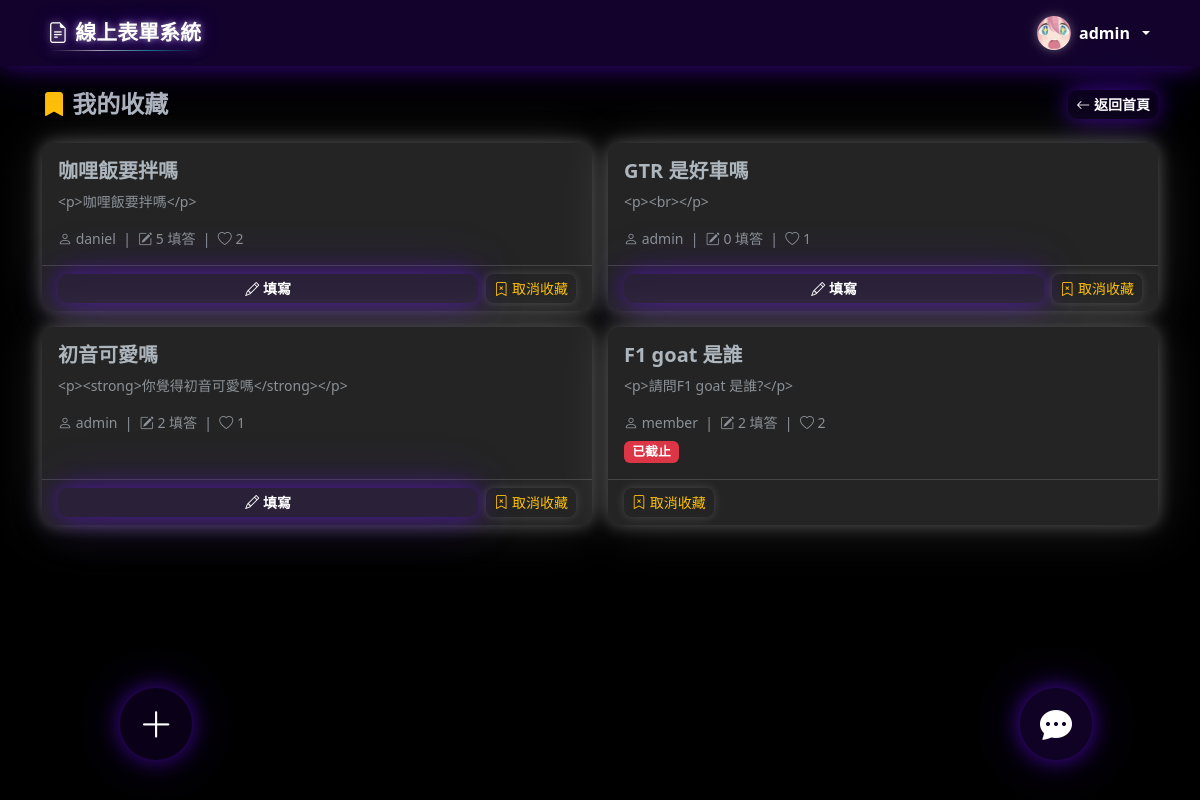
The app's page /member/bookmarks.php (signed in) with its own data.
### tables this page shows
CREATE TABLE `users` (
  `id` int(11) NOT NULL AUTO_INCREMENT,
  `username` varchar(50) NOT NULL,
  `password` varchar(255) NOT NULL,
  `email` varchar(100) NOT NULL,
  `role` enum('admin','member') DEFAULT 'member',
  `group_id` int(11) DEFAULT NULL,
  `avatar` varchar(255) DEFAULT NULL,
  `profile_bg` varchar(255) DEFAULT NULL,
  `created_at` timestamp NOT NULL DEFAULT current_timestamp(),
  `bio` text DEFAULT NULL,
  `profile_bg_ratio` tinyint(4) NOT NULL DEFAULT 7,
  PRIMARY KEY (`id`),
  UNIQUE KEY `username` (`username`),
  UNIQUE KEY `email` (`email`),
  KEY `group_id` (`group_id`),
  CONSTRAINT `users_ibfk_1` FOREIGN KEY (`group_id`) REFERENCES `groups` (`id`) ON DELETE SET NULL
);

CREATE TABLE `forms` (
  `id` int(11) NOT NULL AUTO_INCREMENT,
  `user_id` int(11) NOT NULL,
  `title` varchar(255) NOT NULL,
  `description` text DEFAULT NULL,
  `cover_image` varchar(255) DEFAULT NULL,
  `target_group` int(11) DEFAULT NULL,
  `start_date` datetime DEFAULT NULL,
  `end_date` datetime DEFAULT NULL,
  `allow_multiple` tinyint(1) DEFAULT 0,
  `is_published` tinyint(1) DEFAULT 0,
  `created_at` timestamp NOT NULL DEFAULT current_timestamp(),
  `show_stats` tinyint(1) DEFAULT 1,
  `anonymous_responses` tinyint(1) DEFAULT 0,
  `show_on_index` tinyint(1) NOT NULL DEFAULT 1,
  `response_scope` enum('all_members','club_members') NOT NULL DEFAULT 'all_members',
  `club_id` int(11) DEFAULT NULL,
  PRIMARY KEY (`id`),
  KEY `user_id` (`user_id`),
  KEY `target_group` (`target_group`),
  CONSTRAINT `forms_ibfk_1` FOREIGN KEY (`user_id`) REFERENCES `users` (`id`) ON DELETE CASCADE,
  CONSTRAINT `forms_ibfk_2` FOREIGN KEY (`target_group`) REFERENCES `groups` (`id`) ON DELETE SET NULL
);

### config/session.php (called while the page is built, shortened)
<?php
function isLoggedIn() {
    return isset($_SESSION['user_id']);
}
function assetUrl($path) {
    if (strpos($path, '/uploads/') === 0) {
        return APP_BASE . $path;
    }
    return $path;
}

### member/bookmarks.php (the view, shortened to what this page needs)
<?php
require_once '../config/session.php';
require_once '../config/db.php';
$user_id = $_SESSION['user_id'];
$now = date('Y-m-d H:i:s');
$stmt = mysqli_prepare($conn, "
    SELECT f.id, f.title, f.description, f.end_date, f.is_published,
           u.username AS author,
           fb.created_at AS bookmarked_at,
           COALESCE(fr.response_count, 0) AS response_count,
           COALESCE(fl.like_count, 0) AS like_count
    FROM form_bookmarks fb
    JOIN forms f ON fb.form_id = f.id
    JOIN users u ON f.user_id = u.id
    LEFT JOIN (SELECT form_id, COUNT(*) AS response_count FROM form_responses GROUP BY form_id) fr ON f.id = fr.form_id
    LEFT JOIN (SELECT form_id, COUNT(*) AS like_count FROM form_likes GROUP BY form_id) fl ON f.id = fl.form_id
    WHERE fb.user_id = ?
    ORDER BY fb.created_at DESC
");
mysqli_stmt_bind_param($stmt, 'i', $user_id);
mysqli_stmt_execute($stmt);
$forms = mysqli_stmt_get_result($stmt);
require_once '../config/header.php';
?>
<div class="d-flex justify-content-between align-items-center mb-4">
    <h4 class="fw-bold mb-0"><i class="bi bi-bookmark-fill text-warning"></i> 我的收藏</h4>
    <a href="<?= REL_BASE ?>index.php" class="btn btn-glow-primary btn-sm">
        <i class="bi bi-arrow-left"></i> 返回首頁
    </a>
</div>
<?php if (mysqli_num_rows($forms) === 0): ?>
    <div class="text-center py-5 text-muted">
        <i class="bi bi-bookmark" style="font-size:3rem;"></i>
        <p class="mt-3">尚未收藏任何表單</p>
        <a href="<?= REL_BASE ?>index.php" class="btn btn-glow-primary btn-sm">去探索表單</a>
    </div>
<?php else: ?>
    <div class="row g-3">
        <?php while ($form = mysqli_fetch_assoc($forms)): ?>
        <div class="col-md-6">
            <div class="card h-100">
                <div class="card-body">
                    <h5 class="fw-bold"><?= htmlspecialchars($form['title']) ?></h5>
                    <?php if ($form['description']): ?>
                        <p class="text-muted small"><?= htmlspecialchars(mb_substr($form['description'], 0, 80)) ?><?= mb_strlen($form['description']) > 80 ? '...' : '' ?></p>
                    <?php endif; ?>
                    <div class="text-muted small">
                        <i class="bi bi-person"></i> <?= htmlspecialchars($form['author']) ?>
                        &nbsp;|&nbsp;
                        <i class="bi bi-pencil-square"></i> <?= $form['response_count'] ?> 填答
                        &nbsp;|&nbsp;
                        <i class="bi bi-heart"></i> <?= $form['like_count'] ?>
                    </div>
                    <?php if (!$form['is_published']): ?>
                        <span class="badge bg-secondary mt-2">未發布</span>
                    <?php elseif ($form['end_date'] && $form['end_date'] < $now): ?>
                        <span class="badge bg-danger mt-2">已截止</span>
                    <?php endif; ?>
                </div>
                <div class="card-footer bg-transparent d-flex gap-2">
                    <?php if ($form['is_published'] && (!$form['end_date'] || $form['end_date'] >= $now)): ?>
                    <a href="<?= REL_BASE ?>form_view.php?id=<?= $form['id'] ?>" class="btn btn-glow-primary btn-sm flex-grow-1">
                        <i class="bi bi-pencil"></i> 填寫
                    </a>
                    <?php endif; ?>
                    <button class="btn btn-outline-warning btn-sm btn-remove-bookmark" data-id="<?= $form['id'] ?>">
                        <i class="bi bi-bookmark-x"></i> 取消收藏
                    </button>
                </div>
            </div>
        </div>
        <?php endwhile; ?>
    </div>
<?php endif; ?>
<?php require_once '../config/footer.php'; ?>

### config/header.php (shortened to what this page needs)
<?php
require_once __DIR__ . '/session.php';
?>
<!DOCTYPE html>
<html lang="zh-TW" id="html-root">
<head>
    <link rel="stylesheet" href="https://cdn.jsdelivr.net/npm/bootstrap@5.3.0/dist/css/bootstrap.min.css">
    <link rel="stylesheet" href="https://cdn.jsdelivr.net/npm/bootstrap-icons@1.10.5/font/bootstrap-icons.css">
    <link rel="stylesheet" href="<?= REL_BASE ?>css/style.css?v=<?= filemtime($_SERVER['DOCUMENT_ROOT'] . APP_BASE . '/css/style.css') ?>">
    <link rel="stylesheet" href="https://cdn.quilljs.com/1.3.7/quill.snow.css">
</head>
<body>
<nav class="navbar navbar-expand-lg navbar-dark bg-primary sticky-top">
    <div class="container">
        <a class="navbar-brand site-brand-neon fw-bold" href="<?= REL_BASE ?>index.php">
            <i class="bi bi-file-earmark-text"></i> 線上表單系統
        </a>
        <div class="collapse navbar-collapse" id="navbarNav">
            <ul class="navbar-nav align-items-center">
                <?php if (isLoggedIn()):
                    $uid = $_SESSION['user_id'];
                    $nav_avatar = null;
                    if (isset($conn)) {
                        $nav_row = mysqli_fetch_assoc(mysqli_query($conn, "SELECT avatar FROM users WHERE id = $uid"));
                        $nav_avatar = $nav_row['avatar'] ?? null;
                    }
                ?>
                <li class="nav-item dropdown">
                    <a class="nav-link dropdown-toggle d-flex align-items-center gap-2 py-2" href="#" data-bs-toggle="dropdown" data-bs-auto-close="outside">
                        <?php if (!empty($nav_avatar)): ?>
                            <img src="<?= htmlspecialchars(assetUrl($nav_avatar)) ?>" class="site-avatar"
                                 style="width:34px;height:34px;border-radius:50%;object-fit:cover;" alt="">
                        <?php endif; ?>
                        <span class="fw-semibold" style="font-size:1rem;"><?= htmlspecialchars($_SESSION['username']) ?></span>
                    </a>
                </li>
                <?php endif; ?>
            </ul>
        </div>
    </div>
</nav>
<div class="container mt-4">

### css/style.css (style rules this page uses)
:root { --glow-bg-alpha: 0.10; --glow-near-px: 22px; --glow-near-alpha: 0.55; --glow-far-px: 55px; --glow-far-alpha: 0.22; --glow-hover-near-px: 30px; --glow-hover-near-alpha: 0.78; --glow-hover-far-px: 70px; --glow-hover-far-alpha: 0.35; --glow-card-dark-near-px: 18px; --glow-card-dark-near-alpha: 0.30; --glow-card-dark-far-alpha: 0.13; --glow-sm-near-px: 10px; --glow-sm-near-alpha: 0.55; --glow-sm-far-px: 22px; --glow-sm-far-alpha: 0.22; --glow-white-near-px: 10px; --glow-white-near-alpha: 0.22; --glow-white-far-px: 28px; --glow-white-far-alpha: 0.09; --glow-white-hover-near-px: 16px; --glow-white-hover-near-alpha: 0.35; --glow-white-hover-far-px: 40px; --glow-white-hover-far-alpha: 0.14; }
body { background-color: var(--bs-body-bg, #f8f9fa); }
.navbar-brand { font-size: 1.3rem; }
.site-brand-neon { position: relative; display: inline-flex; align-items: center; gap: .42rem; padding: .2rem .35rem; border-radius: 8px; letter-spacing: .01em; text-shadow: 0 0 7px rgba(255, 255, 255, .58), 0 0 18px rgba(var(--bs-primary-rgb, 13,110,253), .62); transition: text-shadow .18s ease, filter .18s ease, transform .18s ease; }
.site-brand-neon::after { content: ""; position: absolute; left: .35rem; right: .35rem; bottom: .08rem; height: 1px; background: linear-gradient(90deg, transparent, rgba(255, 255, 255, .82), rgba(23, 190, 207, .78), transparent); box-shadow: 0 0 8px rgba(255, 255, 255, .45), 0 0 16px rgba(var(--bs-primary-rgb, 13,110,253), .56); opacity: .74; }
.card { border: none; box-shadow: 0 6px 28px rgba(0,0,0,0.18), 0 2px 6px rgba(0,0,0,0.10); border-radius: 12px; background-color: #ffffff; }
.btn { border-radius: 8px; border: none !important; box-shadow: 0 2px 8px rgba(0,0,0,0.15), 0 1px 3px rgba(0,0,0,0.08); transition: box-shadow .2s ease, transform .15s ease; }
[data-bs-theme="dark"] .btn { box-shadow: 0 0 8px rgba(255,255,255,0.13), 0 0 20px rgba(255,255,255,0.05) !important; }
.badge { font-size: 0.8rem; }
html[data-bs-theme="dark"], html[data-bs-theme="dark"] body { background-color: #000000 !important; --bs-body-bg: #000000; }
[data-bs-theme="dark"] .card:not([class*="bg-"]) { background-color: #242424 !important; border: none !important; box-shadow: 0 0 var(--glow-card-dark-near-px) rgba(255,255,255,var(--glow-card-dark-near-alpha)), 0 0 var(--glow-far-px) rgba(255,255,255,var(--glow-card-dark-far-alpha)) !important; }
.navbar.bg-primary { background: rgba(var(--bs-primary-rgb, 13,110,253), 0.18) !important; backdrop-filter: blur(14px); -webkit-backdrop-filter: blur(14px); box-shadow: 0 2px var(--glow-near-px) rgba(var(--bs-primary-rgb, 13,110,253), 0.40), 0 1px var(--glow-far-px) rgba(var(--bs-primary-rgb, 13,110,253), 0.18) !important; }
.navbar.bg-primary .nav-link, .navbar.bg-primary .navbar-brand { color: var(--bs-primary-nav-text, var(--bs-primary-text, #fff)) !important; }
.site-avatar { box-shadow: 0 2px 10px rgba(0,0,0,0.22), 0 0 6px rgba(0,0,0,0.10); transition: box-shadow .2s ease; }
[data-bs-theme="dark"] .site-avatar { box-shadow: 0 0 10px rgba(255,255,255,0.28), 0 0 22px rgba(255,255,255,0.10) !important; }
.btn.btn-glow-primary, .btn.btn-glow-green, .btn.btn-glow-red, .btn.btn-glow-cyan, .btn.btn-glow-amber, [data-bs-theme="dark"] .btn.btn-glow-primary, [data-bs-theme="dark"] .btn.btn-glow-green, [data-bs-theme="dark"] .btn.btn-glow-red, [data-bs-theme="dark"] .btn.btn-glow-cyan, [data-bs-theme="dark"] .btn.btn-glow-amber { color: #fff !important; border: none !important; border-radius: 10px; font-weight: 600; background: rgba(var(--glow-rgb), var(--glow-bg-alpha)) !important; box-shadow: 0 0 var(--glow-near-px) rgba(var(--glow-rgb), var(--glow-near-alpha)), 0 0 var(--glow-far-px) rgba(var(--glow-rgb), var(--glow-far-alpha)) !important; transition: transform .2s ease, box-shadow .2s ease; }
.btn.btn-glow-primary { --glow-rgb: var(--bs-primary-rgb, 13,110,253); }

### config/_card_anim.php (style rules this page uses)
.card { transition: transform 0.28s ease, box-shadow 0.28s ease; will-change: transform; }

### records on screen
users: avatar (picture)
forms: title "咖哩飯要拌嗎", description "<p>咖哩飯要拌嗎</p>", user.username "daniel", response_count "5", like_count "2"
forms: title "GTR 是好車嗎", description "<p><br></p>", user.username "admin", response_count "0", like_count "1"
forms: title "初音可愛嗎", description "<p><strong>你覺得初音可愛嗎</strong></p>", user.username "admin", response_count "2", like_count "1"
forms: title "F1 goat 是誰", description "<p>請問F1 goat 是誰?</p>", user.username "member", response_count "2", like_count "2", is_published "已截止"

### other values on screen
$_SESSION['username'] "admin"
